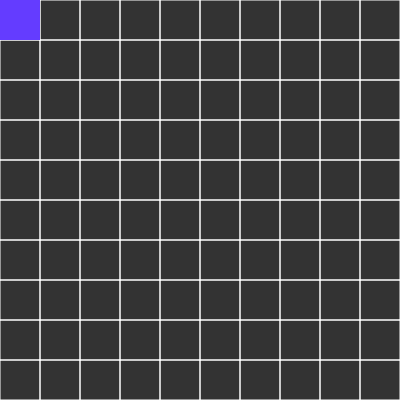
Frame 1 (no input)
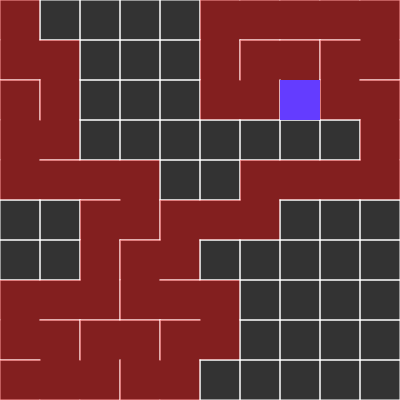
Frame 60 (no input)
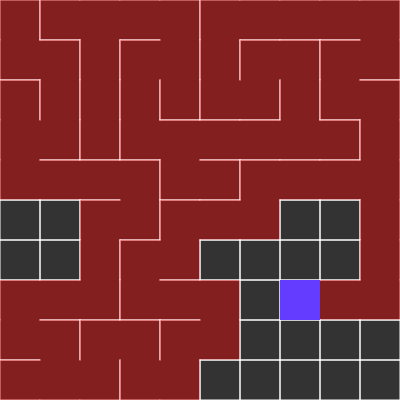
Frame 120 (the mouse pressed at the canvas centre since frame 60)

The p5.js sketch that drew these frames (run headless with seeded random() and noise() and a simulated clock; from frame 60 on, the mouse is pressed at the canvas centre):

// p5.js sketch
// ── sketch.js
var scl =  40;
var rows, cols;
var grid = [];
var Stack = [];
var current;


function setup() {
  createCanvas(400, 400);
  //frameRate(1);
  cols = floor(width/scl);
  rows = floor(height/scl);
  frameRate(30);
  for(var j = 0; j < rows; j++){
  	for(var i = 0; i < cols; i ++){
  	  var cell = new Cell(i,j);
  	  grid.push(cell);
  	}
  }
  
  current = grid[0];
  current.visited = true;
  Stack.push(current);
}

function draw() {
  background(51);
  
  for(var index = 0; index < grid.length; index++){
  	  grid[index].show();
  }
  
  
  
  // STEP 1
  var next = current.checkNeighbors();
  current.highlight();
  if(next){
  	next.visited = true;
  	
  	//STEP 3
  	removeWalls(current, next);
  	//STEP 4
  	current = next;
  	Stack.push(current);
  }else if(Stack.length > 0){
	current.R = 255;
	current.G = 0;
    current = Stack.pop();	
  }
	
  for(var i = 0; i < Stack.length; i ++){
	  Stack[i].R = 255;
	  Stack[i].G = 0;
  }
  
}




function index(i, j){
	
	if(i < 0 || j < 0 || i > cols - 1 || j > rows - 1){
	 return -1;
	}
	 
	return i + j*cols;
	
}


function Cell(i,j){
	this.i = i;
	this.j = j;
	             // Top, right, bottom, Left
	this.walls = [true, true, true, true];
	
	this.visited = false;
	
	this.R = 255;
	this.G = 0;
	
	this.highlight = function(){
		var x = this.i*scl;
		var y = this.j*scl;
  	   	fill(100,60,255);
  	   	noStroke();
  		rect(x,y,scl,scl);
	}
	
	this.checkNeighbors = function(){
		
		var neighbors = [];
		
		var top = grid[index(i,j-1)];
		var right = grid[index(i + 1, j)];
		var bottom = grid[index(i, j + 1)];
		var left = grid[index(i-1, j)];
		
	
		
		if(top && !top.visited){
		   neighbors.push(top);
		}
		if(right && !right.visited){
		   neighbors.push(right);
		}
		if(bottom && !bottom.visited){
		   neighbors.push(bottom);
		}
		if(left && !left.visited){
		   neighbors.push(left);
		}
		
		
		if(neighbors.length > 0){
			var r = floor(random(0, neighbors.length));
			return neighbors[r];
		}
		else {
			return undefined;
		}
	}
	
  this.show = function(){
  	var x = this.i*scl;
  	var y = this.j*scl;
  	
  	stroke(255);
	  
	 
  	
  	// Top
  	if(this.walls[0]){
  	   line(x,y,x+scl,y);
  	}
  	// Right
  	if(this.walls[1]){
  	   line(x+scl, y , x+scl, y + scl);
  	}
  	//Bottom
  	if(this.walls[2]){
  	   line(x + scl, y + scl, x, y + scl);
  	}
  	//Left
  	if(this.walls[3]){
  	   line(x,y+scl,x, y);
  	}
  	   
  	 if(this.visited){   
  	   fill(this.R, this.G, 0, 100);
  	   noStroke();
  	   rect(x,y,scl,scl);
  	}
  	   
  }
}




function removeWalls(a,b){
  var x = a.i - b.i;
  var y = a.j - b.j;
  if(x === 1){
      	a.walls[3] = false;
      	b.walls[1] = false;
  }
  if(x === -1){
  	a.walls[1] = false;
  	b.walls[3] = false;
  }
  if(y === 1){
  	a.walls[0] = false;
  	b.walls[2] = false;
  }
  if(y === -1){
  	a.walls[2] = false;
  	b.walls[0] = false;
  }
  
}
